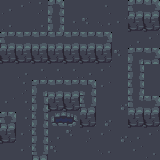

Tiled map render using the project's own tile images. Description and the map definition, with tile-layer contents summarised, below:
An orthogonal 10x10 tile map with 16x16 px tiles, 1 tile layer (Kachelebene 1).

<map version="1.0" orientation="orthogonal" renderorder="right-down" width="10" height="10" tilewidth="16" tileheight="16" nextobjectid="1">
 <tileset firstgid="1" name="dungeon_tiles_compact_and_varied" tilewidth="16" tileheight="16">
  <image source="dungeon_tiles_compact_and_varied.png" trans="000000" width="336" height="104" />
 </tileset>
 <layer name="Kachelebene 1" width="10" height="10">
  <data>[100 cells, 100 non-empty, 23 distinct tile ids]</data>
 </layer>
</map>
